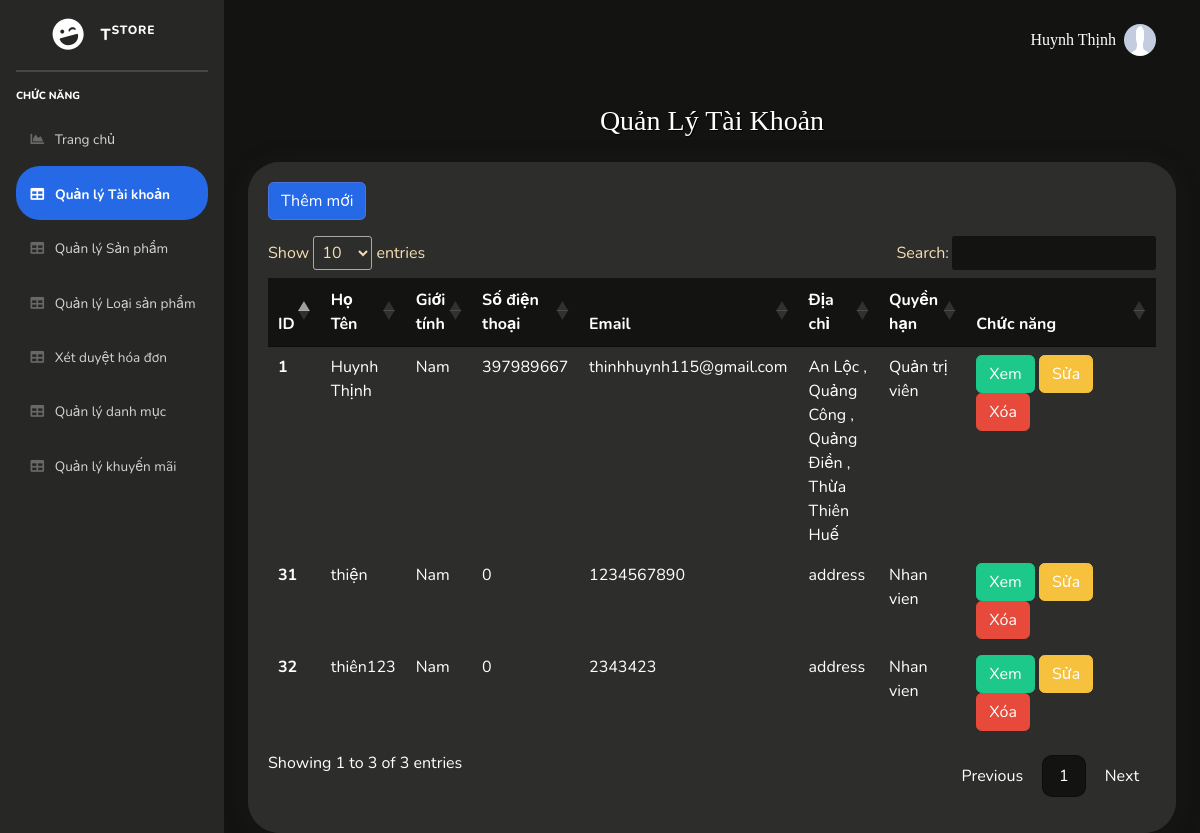
Page /admin/account (signed in) on the committed database.
### tables this page shows
CREATE TABLE `nguoidung` (
  `MaND` int(10) NOT NULL,
  `HoTen` varchar(255) NOT NULL,
  `GioiTinh` varchar(10) NOT NULL,
  `SDT` int(10) NOT NULL,
  `Email` varchar(200) NOT NULL,
  `Address` varchar(255) NOT NULL,
  `MatKhau` varchar(200) NOT NULL,
  `MaQuyen` int(1) NOT NULL,
  `TrangThai` int(1) NOT NULL
);

### mvc/core/Controller.php (called while the page is built, shortened)
<?php
class Controller{
    public function view($view, $data=[]){
        require_once "./mvc/views/pages/".$view.".php";
    }
}
?>

### mvc/core/App.php (called while the page is built, shortened)
<?php
class App{
    protected $controller="Home";
    protected $action;
    function __construct(){
        $arr = $this->handleUrl();
          if( file_exists("./mvc/controllers/".$arr[0].".php") ){
            $this->controller = $arr[0];
            unset($arr[0]);
        }
        if(isset($arr[1])){
            if( method_exists( $this->controller , $arr[1]) ){
                $this->action = $arr[1];
                unset($arr[1]);
            }else {
                $this->action = "show".$this->controller;
            }
        }else {
            $this->action = "show".$this->controller;
        }
        $this->params = $arr?array_values($arr):[];
        $this->controller = new $this->controller;
        call_user_func_array([$this->controller, $this->action], $this->params);
    }
    function handleUrl(){
        if( isset($_GET["url"]) ){
            return explode("/", filter_var(trim($_GET["url"], "/")));
        }
        else
            return [""] ;
    }
}
?>

### index.php (called while the page is built, shortened)
<?php
    $myApp = new App();
?>

### mvc/core/DB.php (called while the page is built, shortened)
<?php
class DB{
    protected $servername = "localhost";
    protected $username = "root";
    protected $password = "";
    function __construct() {
        $this->con = mysqli_connect($this->servername, $this->username, $this->password);
    }
}
?>

### mvc/models/UserModel.php (called while the page is built, shortened)
<?php
    class UserModel extends DB{
    function getUserList()
    {
        $qr = "SELECT * FROM nguoidung";
        $rows = mysqli_query($this->con, $qr);
        $users = array();
        while ($row = mysqli_fetch_assoc($rows)) {
            $users[] = $row;
        }
        return json_encode($users);
    }
}
?>

### mvc/views/components/admin/account/list.php (the view, shortened to what this page needs)
<?php if (isset($_SESSION['isAdmin']) && $_SESSION['isAdmin'] == true) { ?>
<a href="admin/account/add" type="button" class="btn btn-primary btn-add">Thêm mới</a>
<?php } ?>
<table class="table" id="dataTable" width="100%" cellspacing="0">
  <thead>
    <tr>
      <th scope="col">ID</th>
      <th scope="col">Họ Tên</th>
      <th scope="col">Giới tính</th>
      <th scope="col">Số điện thoại</th>
      <th scope="col">Email</th>
      <th scope="col">Địa chỉ</th>
      <th scope="col">Quyền hạn</th>
      <th class="function-table"> Chức năng</th>
    </tr>
  </thead>
  <tbody>
    <?php
      $users = json_decode($data['userList']);
      foreach ($users as $row) { ?>
      <tr">
        <th scope="row"><?= $row->MaND ?></th>
        <td><?= $row->HoTen ?></td>
        <td><?= $row->GioiTinh ?></td>
        <td><?= $row->SDT ?></td>
        <td><?= $row->Email?></td>
        <td><?= $row->Address?></td>
        <td>
          <?php
          if ($row->MaQuyen == 2) {
            echo 'Quản trị viên';
          } else {
            if ($row->MaQuyen == 1) {
              echo 'Nhan vien';
            } else {
              echo 'Khach hang';
            }
          }
          ?>
        </td>
        <td>
          <a href="admin/account/detail&id=<?= $row->MaND ?>" type="button" class="btn btn-success">Xem</a>
          <?php if (isset($_SESSION['isAdmin']) && $_SESSION['isAdmin'] == true) { ?>
          <a href="admin/account/edit&id=<?= $row->MaND ?>" type="button" class="btn btn-warning">Sửa</a>
          <a href="admin/account/delete&id=<?= $row->MaND ?>" onclick="return confirm('Bạn có thật sự muốn xóa ?');" type="button" class="btn btn-danger">Xóa</a>
          <?php }?>
        </td>
    <?php } ?>
  </tbody>
</table>

### public/css/admin.css (style rules this page uses)
#dataTable { color: white; border: none; }
.table td, .table th { border: none; }
#dataTable tr { background-color: #2D2D2C; }
thead tr th { background-color: #131312; }
.table-responsive .btn-add { background-color: rgb(37, 105, 231); }
.function-table { width: 160px; }

### rows in the picture
nguoidung: MaND "1", HoTen "Huynh Thịnh", GioiTinh "Nam", SDT "397989667", Email "thinhhuynh115@gmail.com", Address "An Lộc , Quảng Công , Quảng Điền , Thừa Thiên Huế", shows "Quản trị viên"
nguoidung: MaND "31", HoTen "thiện", GioiTinh "Nam", SDT "0", Email "1234567890", Address "address", shows "Nhan vien"
nguoidung: MaND "32", HoTen "thiên123", GioiTinh "Nam", SDT "0", Email "2343423", Address "address", shows "Nhan vien"

### other values in the picture
$_SESSION['login']['HoTen'] "Huynh Thịnh"
